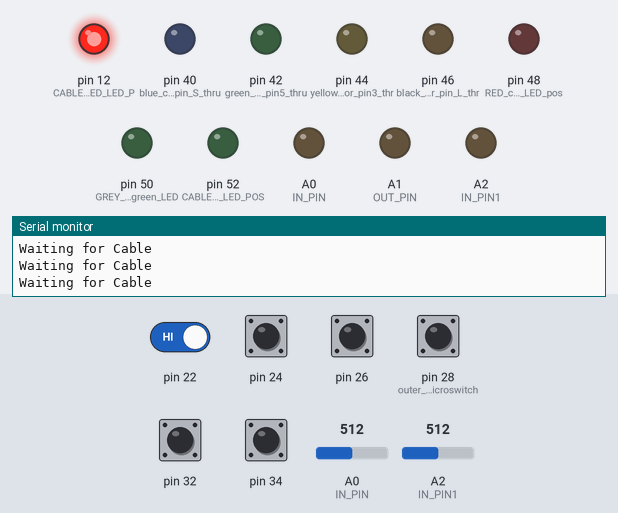
This sketch was run on a simulated Arduino Mega 2560, built with avr-gcc and run on an emulated ATmega2560. Parts: output pins drawn as LEDs (lit = HIGH), the last lines printed to the serial monitor. Dashed ring = blinking. The inputs (shaded band) are chosen by the test bench; at power-on: pin 22, pin 24, pin 26, pin 28 (outer_loop_Microswitch), pin 32, pin 34 HIGH, A0 (IN_PIN) = 512, A2 (IN_PIN1) = 512.

Above: at 1.2 s.
1.3 s: pin 28 (outer_loop_Microswitch) pulled LOW for 0.15 s
At 3.2 s:
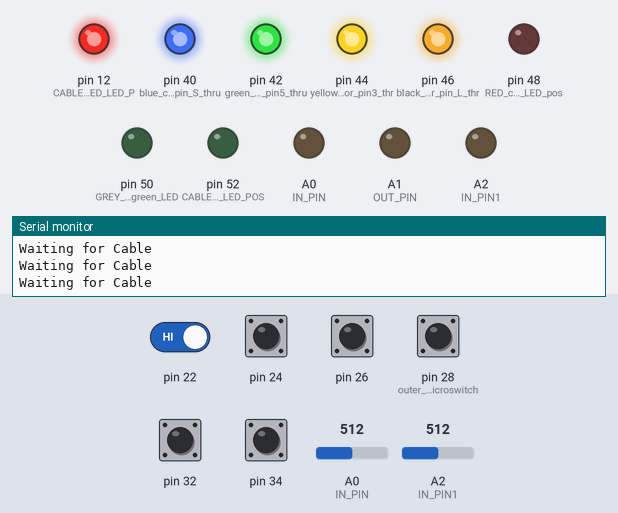
3.5 s: pin 28 (outer_loop_Microswitch) pulled LOW for 1 s
At 4.17 s:
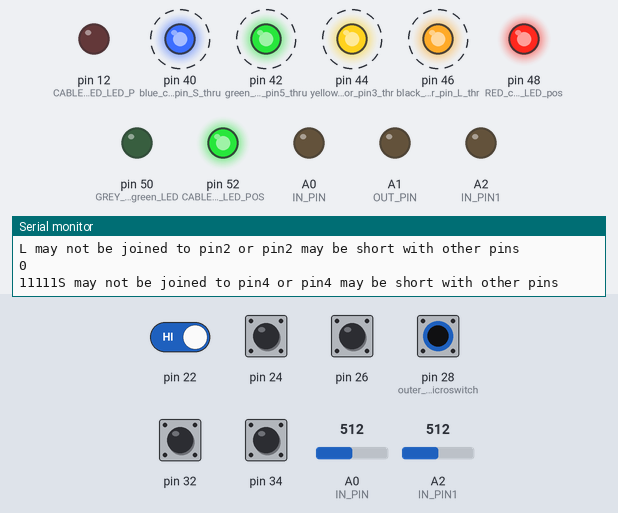
6.5 s: pin 22 driven LOW and pin 28 (outer_loop_Microswitch) driven LOW
At 7.8 s:
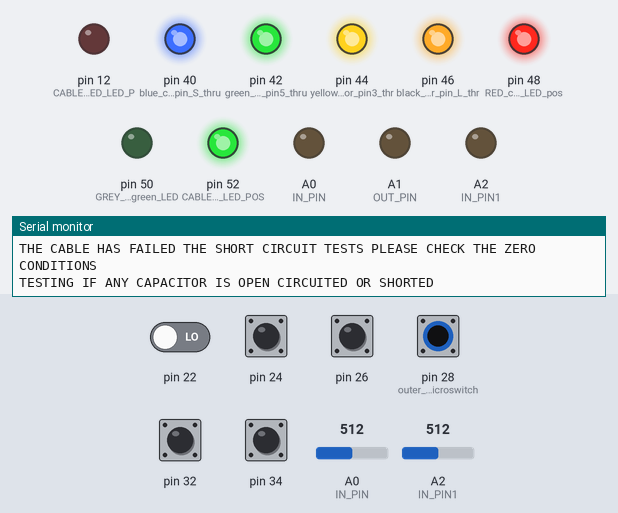
9.5 s: pin 28 (outer_loop_Microswitch) driven HIGH
At 11.4 s:
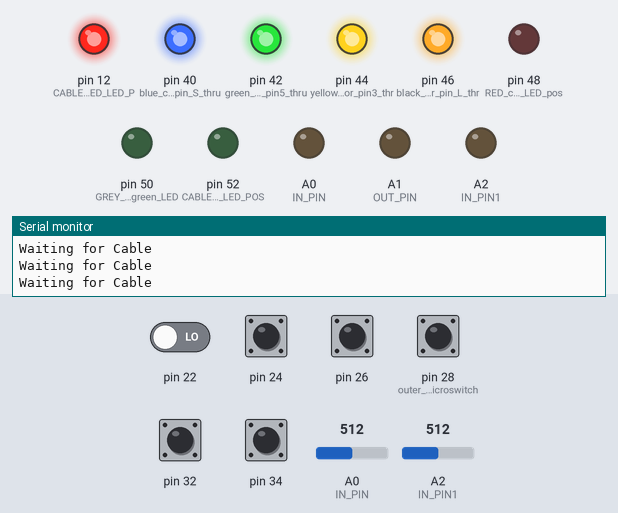
12.5 s: pin 28 (outer_loop_Microswitch) driven LOW
At 12.7 s:
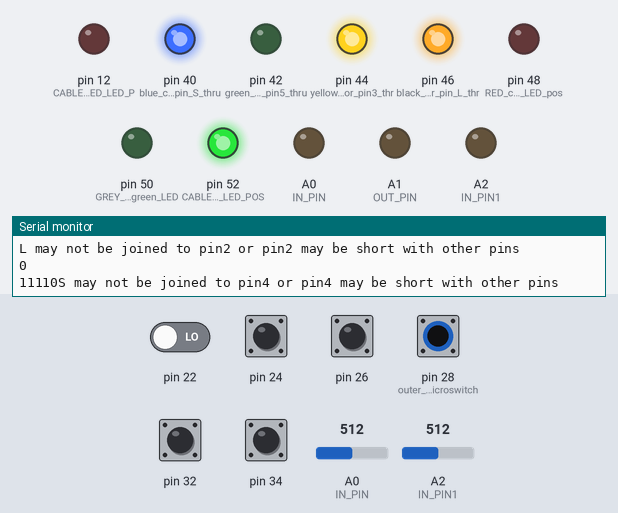
Timing chart, 0 to 19.5 s (numbered marks = the images above; inputs shaded):
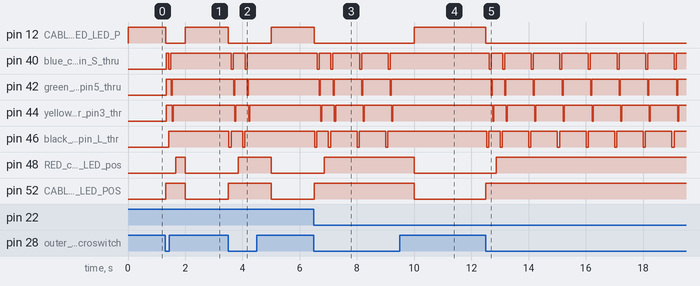

Measured:
- after the input at 1.3 s, pin 12 (CABLE_NOT_READY_RED_LED_P): HIGH → LOW at once, → HIGH 0.69 s later; pin 40 (blue_cable_for_pin_S_thru): LOW → HIGH at once, → LOW 0.09 s later, → HIGH 0.07 s later
- after the input at 3.5 s, pin 12 (CABLE_NOT_READY_RED_LED_P): HIGH → LOW at once, → HIGH 1.5 s later; pin 40 (blue_cable_for_pin_S_thru): alternates HIGH for 0.41 s and LOW for 0.07 s, 4 changes in all, then stays HIGH, starting after 0.11 s
- after the input at 6.5 s, pin 12 (CABLE_NOT_READY_RED_LED_P): HIGH → LOW at once; pin 48 (RED_cable_for_RED_LED_pos): LOW → HIGH after 0.36 s; pin 52 (CABLE_READY_GREEN_LED_POS): LOW → HIGH at once
- after the input at 9.5 s, pin 12 (CABLE_NOT_READY_RED_LED_P): LOW → HIGH after 0.50 s; pin 40 (blue_cable_for_pin_S_thru): stops changing and stays HIGH
- after the input at 12.5 s, pin 12 (CABLE_NOT_READY_RED_LED_P): HIGH → LOW at once; pin 40 (blue_cable_for_pin_S_thru): goes LOW 0.07 s, HIGH 0.40 s, 6 × (LOW 0.07 s, HIGH 0.93 s), LOW 0.07 s, then HIGH, starting after 0.12 s

The sketch:

5diodes_Noiseless_V2.ino
```cpp
const int OUT_PIN = A1;
const int IN_PIN = A0;
const int IN_PIN1 = A2;
const float IN_STRAY_CAP_TO_GND = 24.48;
const float IN_CAP_TO_GND  = IN_STRAY_CAP_TO_GND;
const float R_PULLUP = 34.8;
const int MAX_ADC_VALUE = 1023;
const int dely = 10;//Maintain this dely else the short circuit tests dont perform as expected.

void setup()
{
 Serial.begin(9600);//Enabling serial monitor to view the status of program
 pinMode(OUT_PIN, OUTPUT);
 pinMode(IN_PIN, OUTPUT);
 pinMode(IN_PIN1, OUTPUT);
 pinMode(44,OUTPUT);//yellow cable for pin3 thru diode anode
 pinMode(42,OUTPUT);//green cable for pin5 thru diode anode
 pinMode(40,OUTPUT);//blue cable for pin S thru diode anode
 pinMode(46,OUTPUT);//black cable for pin L thru diode anode
 pinMode(50,OUTPUT);//GREY cable for green LED positive
 pinMode(48,OUTPUT);//RED cable for RED LED positive
 pinMode(52,OUTPUT);//CABLE READY GREEN LED POSITIVE
 pinMode(12,OUTPUT);//CABLE NOT READY RED LED POSITIVE
 digitalWrite(52,LOW);
 pinMode(28,INPUT);//outer loop Microswitch
 digitalWrite(28,HIGH);//making high through internal pullup resistors so that these input pins dont float
 pinMode(26,INPUT);
 digitalWrite(26,HIGH);//making high through internal pullup resistors so that these input pins dont float
 pinMode(32,INPUT);
 digitalWrite(32,HIGH);//making high through internal pullup resistors so that these input pins dont float
 pinMode(24,INPUT);
 digitalWrite(24,HIGH);//making high through internal pullup resistors so that these input pins dont float
 pinMode(34,INPUT);
 digitalWrite(34,HIGH);//making high through internal pullup resistors so that these input pins dont float
 pinMode(22,INPUT);
 digitalWrite(22,HIGH);//making high through internal pullup resistors so that these input pins dont float

}

int Lt,St,fivet,threet,Ct = 0;//These are names of the test for ex.,Lt means L cable test, 5t means pin5 test. If the Lt passes, the variable Lt is assigned 1 else 0.

void loop()
{
  digitalWrite(28,HIGH);
  if (digitalRead(28) == 0)
  {
  digitalWrite(12,LOW);
  digitalWrite(52 , HIGH);
  pinMode(OUT_PIN, INPUT);
  pinMode(IN_PIN, INPUT); //Changing the analog i/o s modes so that they dont interfere in short circuit tests.Its mode is changed back again at the end of shorts test.
  pinMode(IN_PIN1, INPUT);
                                     Serial.println("STARTING TEST FOR SHORTS");
//----------------------------------------------------Ltest:----------------------------------------------------------

  digitalWrite(46 , LOW);
  digitalWrite(40 , HIGH);
  digitalWrite(42 , HIGH);
  digitalWrite(44 , HIGH);

 // delay(dely);
  //delay(dely);
  delay(dely);


  if (digitalRead(26) == 1 && digitalRead(32) == 0 && digitalRead(24) == 1  && digitalRead(34) == 1 && digitalRead(22) == 1)
    {
      Serial.println("L is joined to pin2 and pin2 is not shorted with any other pins");
      Lt = 1;
      Serial.println(Lt);
    }
  else
    {
      Serial.println("L may not be joined to pin2 or pin2 may be short with other pins");
      Lt = 0;
      Serial.println(Lt);
Serial.print(digitalRead(26));
Serial.print(digitalRead(32));
Serial.print(digitalRead(24));
Serial.print(digitalRead(34));
Serial.print(digitalRead(22));
    }
    digitalWrite(46 , HIGH);
  digitalWrite(40 , HIGH);
  digitalWrite(42 , HIGH);
  digitalWrite(44 , HIGH);
    delay(dely);

//---------------------------------------------------End of Ltest--------------------------------------------------------
//-----------------------------------------------------Stest-------------------------------------------------------------
  digitalWrite(46 , HIGH);
  digitalWrite(40 , LOW);
  digitalWrite(42 , HIGH);
  digitalWrite(44 , HIGH);
  delay(dely);
  if (digitalRead(26) == 1 && digitalRead(32)== 1 && digitalRead(24) == 1  && digitalRead(34) == 0 && digitalRead(22) == 1)
    {
      Serial.println("S is joined to pin4 and pin4 is not shorted with any other pins");
      St = 1;
      Serial.println(St);
    }
  else
    {
      Serial.println("S may not be joined to pin4 or pin4 may be short with other pins");
      St = 0;
      Serial.println(St);
      Serial.print(digitalRead(26));
Serial.print(digitalRead(32));
Serial.print(digitalRead(24));
Serial.print(digitalRead(34));
Serial.print(digitalRead(22));
    }
    digitalWrite(46 , HIGH);
  digitalWrite(40 , HIGH);
  digitalWrite(42 , HIGH);
  digitalWrite(44 , HIGH);
    delay(dely);
//----------------------------------------------------End of Stest---------------------------------------------------------
//-------------------------------------------------------5test-------------------------------------------------------------
  digitalWrite(46 , HIGH);
  digitalWrite(40 , HIGH);
  digitalWrite(42 , LOW);
  digitalWrite(44 , HIGH);
  delay(dely);
  if (digitalRead(26) == 1 && digitalRead(32)== 1 && digitalRead(24) == 1  && digitalRead(34) == 1)
    {
      Serial.println("pin5 is not shorted with any other pins");
      fivet = 1;
      Serial.println(fivet);
    }
  else
    {
      Serial.println("pin5 is shorted with other pins");
      fivet = 0;
      Serial.println(fivet);
      Serial.print(digitalRead(26));
Serial.print(digitalRead(32));
Serial.print(digitalRead(24));
Serial.print(digitalRead(34));
Serial.print(digitalRead(22));
    }
    digitalWrite(46 , HIGH);
  digitalWrite(40 , HIGH);
  digitalWrite(42 , HIGH);
  digitalWrite(44 , HIGH);
    delay(dely);
//----------------------------------------------------End of 5test--------------------------------------------------------
//-------------------------------------------------------3test------------------------------------------------------------
  digitalWrite(46 , HIGH);
  digitalWrite(40 , HIGH);
  digitalWrite(42 , HIGH);
  digitalWrite(44 , LOW);
  delay(dely);
  if (digitalRead(32)==1 && digitalRead(34) == 1 && digitalRead(22) == 1)
    {
      Serial.println("pin3 is not shorted with any other pins");
      threet = 1;
      Serial.println(threet);
    }
  else
    {
      Serial.println("pin3 is shorted with other pins");
      threet = 0;
      //Serial.println(threet);
      Serial.println(digitalRead(44));
      Serial.println(digitalRead(32));
      Serial.println(digitalRead(34));
      Serial.println(digitalRead(22));
    }
    digitalWrite(46 , HIGH);
  digitalWrite(40 , HIGH);
  digitalWrite(42 , HIGH);
  digitalWrite(44 , HIGH);
    delay(dely);
//-------------------------------------------------------End of 3test-----------------------------------------------------
pinMode(OUT_PIN, OUTPUT);
pinMode(IN_PIN, OUTPUT);//Changing back the modes of analog i/o s as previous
pinMode(IN_PIN1, OUTPUT);
//--------------------------------------------------Analysing the four tests conducted------------------------------------
      if (threet==1 && fivet==1 && St==1 && Lt==1)
       {
         Serial.println("THE CABLE HAS PASSED ALL SHORT CIRCUIT TESTS AND NO PINS ARE SHORTED");
       }
      else
       {
         Serial.println("THE CABLE HAS FAILED THE SHORT CIRCUIT TESTS PLEASE CHECK THE ZERO CONDITIONS");

       }
       if (threet==1 && fivet==1 && St==1 && Lt==1)
     {


       //digitalWrite(48,LOW);//THE RED LED POSITIVE PIN
      }
    else
     {

       digitalWrite(48,HIGH);//THE RED LED POSITIVE PIN
       //digitalWrite(50,LOW);//THE GREEN LED POSITIVE PIN
     }
//--------------------------------------------------------------------------------------------------------------------
//--------------------------------------------------------------------------------------------------------------------
//------------------------------------------TESTING IF ANY CAPACITOR IS OPEN CIRCUITED OR SHORTED---------------------
//--------------------------------------------------------------------------------------------------------------------
//-------------------------------------------------checking for 150pF cap---------------------------------------------
     Serial.println("TESTING IF ANY CAPACITOR IS OPEN CIRCUITED OR SHORTED");
     pinMode(IN_PIN, INPUT);//A0
     digitalWrite(OUT_PIN, HIGH);//A1
     int val = analogRead(IN_PIN);//A0
     digitalWrite(OUT_PIN, LOW);//A1
     if (val < 1000)
      {
        pinMode(IN_PIN, OUTPUT);
        float capacitance = (float)val * IN_CAP_TO_GND / (float)(MAX_ADC_VALUE - val);
        //Serial.print(F("Capacitance Check Under Progress "));
        //Serial.print(capacitance, 3);
        //Serial.print(F(" pF ("));
        //Serial.print(val);
        //Serial.println(F(") "));
      }
    else
      {
        pinMode(IN_PIN, OUTPUT);
        delay(1);
        pinMode(OUT_PIN, INPUT_PULLUP);
        unsigned long u1 = micros();
        unsigned long t;
        int digVal;

          do
            {
              digVal = digitalRead(OUT_PIN);
              unsigned long u2 = micros();
              t = u2 > u1 ? u2 - u1 : u1 - u2;
            }
          while ((digVal < 1) && (t < 400000L));

       pinMode(OUT_PIN, INPUT);
       val = analogRead(OUT_PIN);
       digitalWrite(IN_PIN, HIGH);
       int dischargeTime = (int)(t / 1000L) * 5;
       delay(dischargeTime);
       pinMode(OUT_PIN, OUTPUT);
       digitalWrite(OUT_PIN, LOW);
       digitalWrite(IN_PIN, LOW);

       float capacitance = -(float)t / R_PULLUP
                              / log(1.0 - (float)val / (float)MAX_ADC_VALUE);

       //Serial.print(F("Capacitance Value of 150pF is = "));
       if (capacitance > 1000.0)
        {
          //Serial.print(capacitance / 1000.0, 2);
          //Serial.print(F(" uF"));
        }
      else
      {
        //Serial.print(capacitance, 2);
        //Serial.print(F(" nF"));
      }

      //Serial.print(F(" ("));
      //Serial.print(digVal == 1 ? F("Normal") : F("HighVal"));
      //Serial.print(F(", t= "));
      //Serial.print(t);
     // Serial.print(F(" us, ADC= "));
      //Serial.print(val);
      //Serial.println(F(")"));
    }
    while (millis() % 1000 != 0)
      ;

//-------------------------------------------------------------------150pF CAP checking completed-------------------------------------------------
//------------------------------------------------------------------------checking for 6800pF-----------------------------------------------------
    pinMode(IN_PIN1, INPUT);
    digitalWrite(OUT_PIN, HIGH);
    int val1 = analogRead(IN_PIN1);
    digitalWrite(OUT_PIN, LOW);

    if (val1 < 1000)
    {
      pinMode(IN_PIN1, OUTPUT);

      float capacitance = (float)val1 * IN_CAP_TO_GND / (float)(MAX_ADC_VALUE - val1);

      //Serial.print(F("Capacitance Value of 6800pF is = "));
      //Serial.print(capacitance, 3);
      //Serial.print(F(" pF ("));
      //Serial.print(val1);
      //Serial.println(F(") "));
    }
    else
    {
      pinMode(IN_PIN1, OUTPUT);
      delay(1);
      pinMode(OUT_PIN, INPUT_PULLUP);
      unsigned long u11 = micros();
      unsigned long t1;
      int digVal1;

      do
      {
        digVal1 = digitalRead(OUT_PIN);
        unsigned long u21 = micros();
        t1 = u21 > u11 ? u21 - u11 : u11 - u21;
      } while ((digVal1 < 1) && (t1 < 400000L));

      pinMode(OUT_PIN, INPUT);
      val1 = analogRead(OUT_PIN);
      digitalWrite(IN_PIN1, HIGH);
      int dischargeTime1 = (int)(t1 / 1000L) * 5;
      delay(dischargeTime1);
      pinMode(OUT_PIN, OUTPUT);
      digitalWrite(OUT_PIN, LOW);
      digitalWrite(IN_PIN1, LOW);

      float capacitance1 = -(float)t1 / R_PULLUP
                              / log(1.0 - (float)val1 / (float)MAX_ADC_VALUE);

      //Serial.print(F("Capacitance Value of 6800pF is = "));
      if (capacitance1 > 1000.0)
      {
        //Serial.print(capacitance1 / 1000.0, 2);
        //Serial.print(F(" uF"));
      }
      else
      {
        //Serial.print(capacitance1, 2);
        //Serial.print(F(" nF"));
      }

      //Serial.print(F(" ("));
      //Serial.print(digVal1 == 1 ? F("Normal") : F("HighVal"));
      //Serial.print(F(", t= "));
      //Serial.print(t1);
      //Serial.print(F(" us, ADC= "));
      //Serial.print(val1);
      //Serial.println(F(")"));
    }
    while (millis() % 1000 != 0)
      ;
//----------------------------------------------------checking for 6800pF CAP completed------------------------------------------------
//----------------------------------------------------Analysing both the capacitor tests-----------------------------------------------
       if (val<970 && val>300 && val1>450 && val1<680)
       { Serial.println("-*-BOTH CAPACITORS OK-*-");
         Ct=1;
       }
       else
       {
         Serial.println("--CAPACITORS NOT OK--");
        Ct=0;

       }
//-----------------------------------------------------Analysis of CAP tests completed-------------------------------------------------
//----------------------------------Analysing both shrt ckt tests and CAP tests to decide the quality of cable-------------------------
    if (threet==1 && fivet==1 && St==1 && Lt==1 && Ct==1)
     {
       Serial.println("-*-CABLE OK-*-");
       digitalWrite(50,HIGH);//THE GREEN LED POSITIVE PIN
       digitalWrite(48,LOW);//THE RED LED POSITIVE PIN
      }
    else
     {
       Serial.println("--CABLE NOT OK--");
       digitalWrite(48,HIGH);//THE RED LED POSITIVE PIN
       digitalWrite(50,LOW);//THE GREEN LED POSITIVE PIN
     }
//----------------------------------End of analysis of  both shrt ckt tests and CAP tests to decide the quality of cable---------------


  }
  else
   {
     Serial.println("Waiting for Cable");
     digitalWrite(52 , LOW);
     digitalWrite(12,HIGH);
     digitalWrite(48,LOW);
     digitalWrite(50,LOW);
    }
}
```
